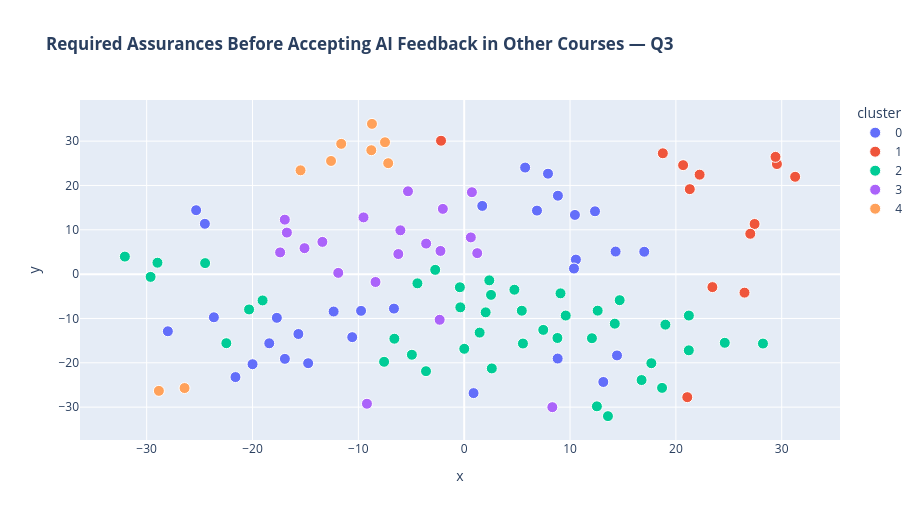

Notebook code cell kept with this figure:
### Markdown cell above
## 3. Required Assurances: What Governance Conditions Do Students Need?

Q3 asked: *For each named course, what assurances would the instructor need to give you to feel comfortable with AI feedback?*

Clustering these reveals the **recurring governance architecture** students consider non-negotiable — which should directly inform the transferable framework described in the paper.

### Code cell
# Filter out uninformative responses ("Yes.", "No.", very short)
assurances_raw = df["assurances"].dropna().astype(str).tolist()

q3_docs, q3_labels = cluster_responses(
    assurances_raw,
    "Required Assurances Before Accepting AI Feedback in Other Courses — Q3",
    n_clusters=5,
    min_chars=30,
)
